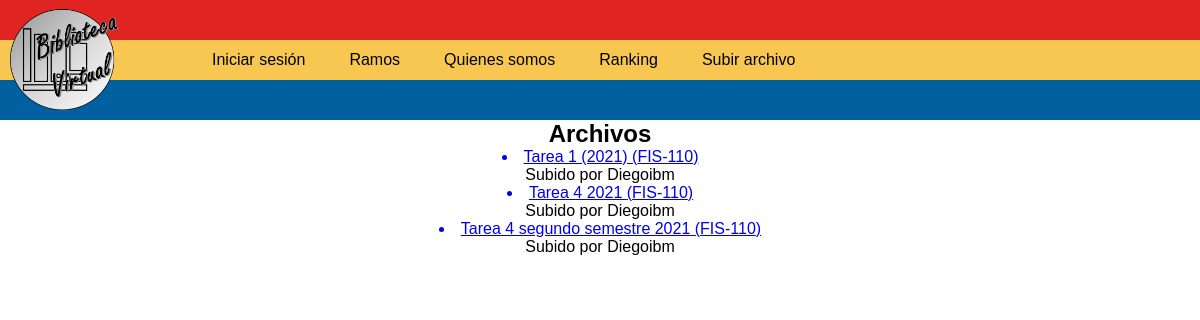
Page /ramos/FIS-110/ on the earlier database version.
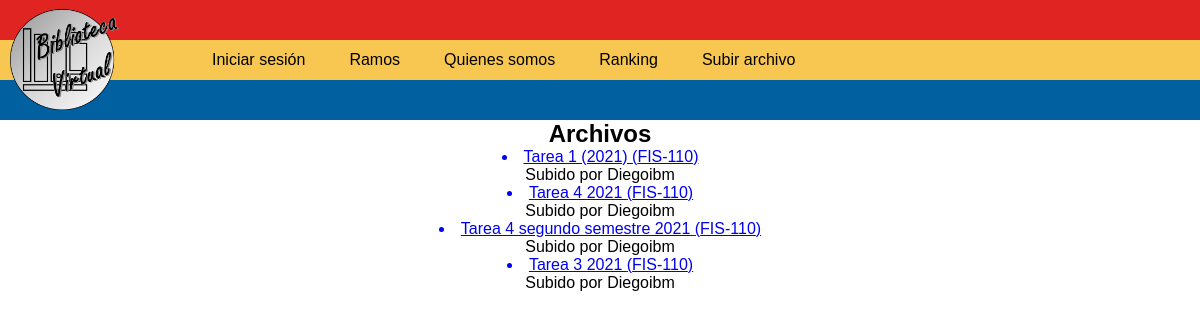
Same page on the later database version.
### Biblio/models.py (models this page shows, shortened)
class Post(models.Model):
    titulo=models.CharField(max_length=51)
    user = models.ForeignKey(User, on_delete=models.CASCADE, related_name='posts')
    timestap = models.DateTimeField(default=timezone.now)
    ramo = models.CharField(max_length=7)
    archivo = models.FileField(upload_to="myfolder/", blank=True, null=True)
    likes = models.ManyToManyField(User, related_name="UserPost")

### Biblio/views.py (the view)
# urls.py: path('ramos/<str:asignatura>/',VerArchivos),
def VerArchivos(request,asignatura):
    posts = Post.objects.all().filter(ramo=asignatura)
    context= {'posts': posts}
    return render(request,"ramos.html",context)

### templates/ramos.html (shortened to what this page needs)
{% load static %}
<head>
    <link rel="stylesheet" type="text/css" href='{% static "css/ramos.css" %}'/>
</head>
<body>
    {%include "Barrasuperior.html"%}
        <article>
        <h1>Archivos</h1>
        <div class="container-article">
            {%for post in posts%}
                <a class="archivo" href={{post.archivo.url}} download><li>{{post.titulo}}  ({{post.ramo}})</li></a>
                <a class="datos">Subido por {{post.user}}<br></a>
            {%endfor%}
        </div>
        </article>
</body>

Differences in the rows shown:
added Post: titulo "Tarea 3 2021", ramo "FIS-110", user "Diegoibm"
